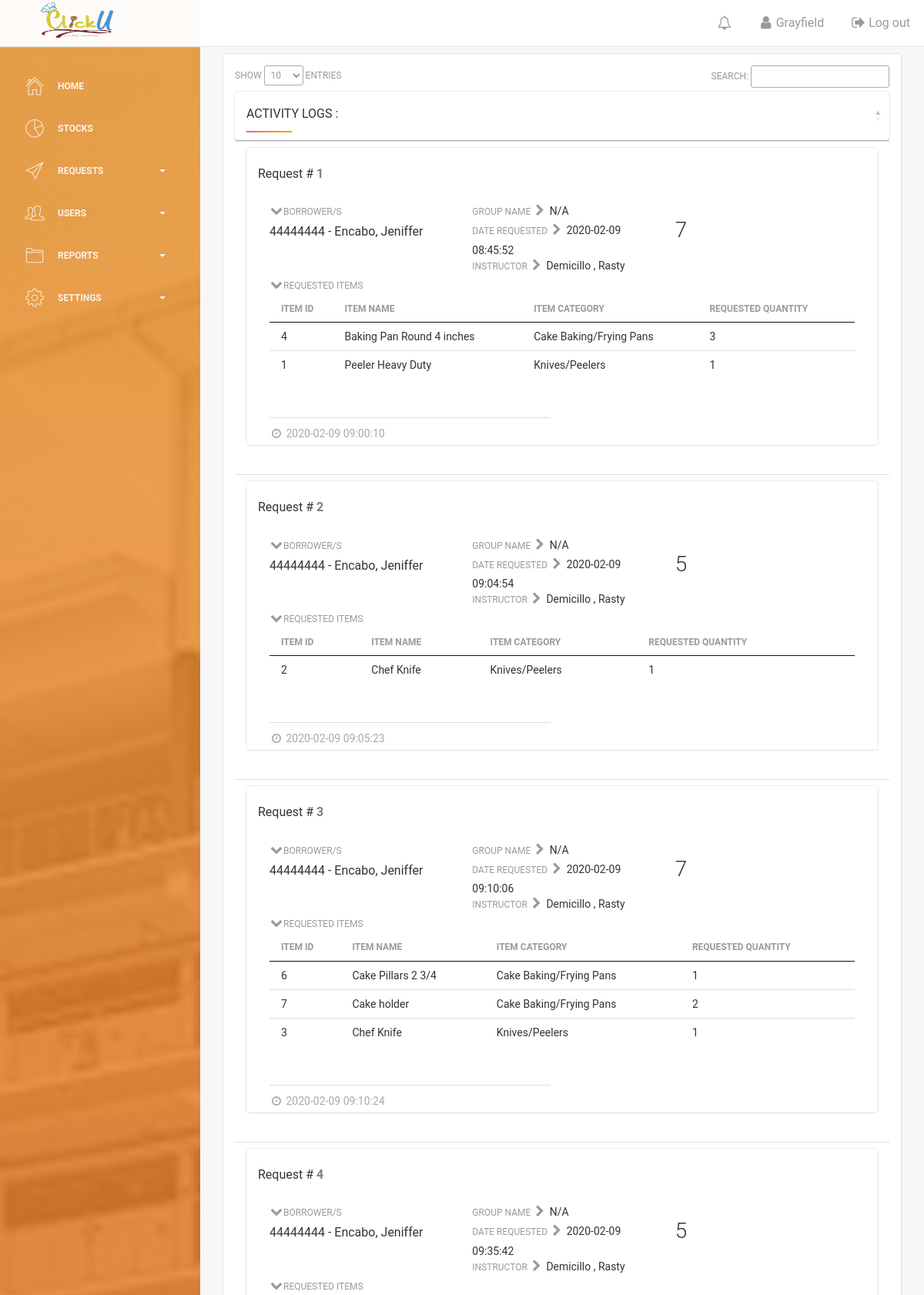
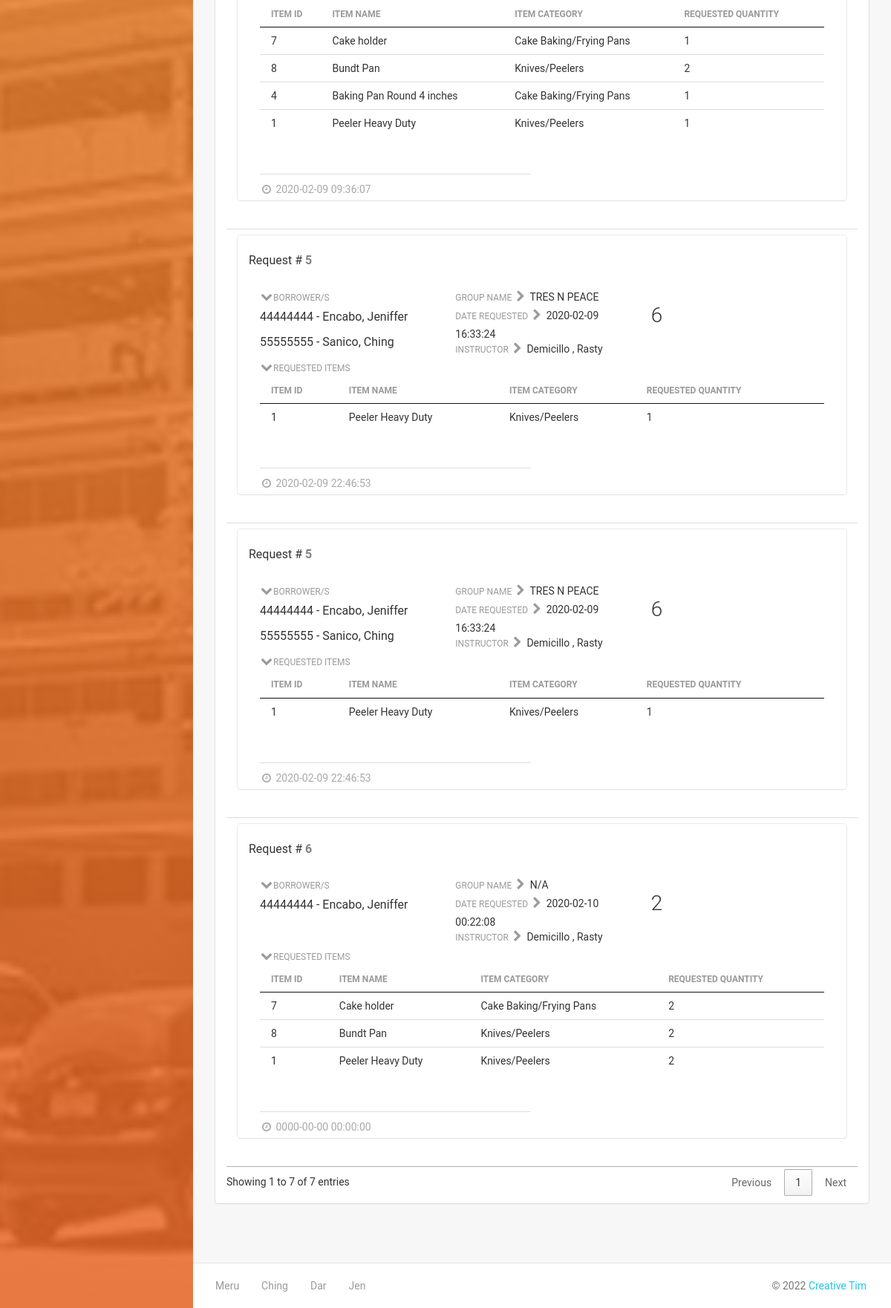
The page /activity_logs.php (signed in) on the database its author committed (2 pictures, top to bottom).
### tables this page shows
CREATE TABLE `borrower_slip` (
  `borrower_slip_id` int(100) NOT NULL,
  `group_id` int(100) NOT NULL,
  `date_performed` date NOT NULL,
  `time_performed` time NOT NULL,
  `date_requested` datetime NOT NULL,
  `date_approved` datetime NOT NULL,
  `date_cancelled` datetime NOT NULL,
  `date_modified` datetime NOT NULL,
  `date_received` datetime NOT NULL,
  `added_by` int(100) NOT NULL,
  `modified_by` int(50) NOT NULL,
  `aprvd_n_rlsd_by` int(50) NOT NULL,
  `received_by` varchar(50) NOT NULL,
  `storage_id` int(50) NOT NULL,
  `status` varchar(50) NOT NULL
);

CREATE TABLE `group_members` (
  `id` int(50) NOT NULL,
  `group_id` int(50) NOT NULL,
  `user_id` int(50) NOT NULL,
  `added_by` int(50) NOT NULL,
  `date_added` datetime NOT NULL
);

CREATE TABLE `users` (
  `user_id` int(100) NOT NULL,
  `school_id` int(50) NOT NULL,
  `fname` varchar(50) NOT NULL,
  `lname` varchar(50) NOT NULL,
  `email` varchar(50) NOT NULL,
  `contact` varchar(50) NOT NULL,
  `dept_id` int(50) DEFAULT NULL,
  `storage_id` int(50) DEFAULT NULL
);

CREATE TABLE `group_table` (
  `group_id` int(100) NOT NULL,
  `group_name` varchar(50) DEFAULT NULL,
  `group_leader_id` int(50) NOT NULL,
  `faculty_id` int(50) NOT NULL
);

CREATE TABLE `borrower_slip_details` (
  `bsd_id` int(100) NOT NULL,
  `borrower_slip_id` int(100) NOT NULL,
  `utensils_id` int(100) NOT NULL,
  `storage_id` int(50) NOT NULL,
  `qty` int(100) NOT NULL,
  `on_use` int(100) NOT NULL,
  `reserved_qty` int(50) NOT NULL,
  `returned` varchar(100) NOT NULL,
  `date_returned` date NOT NULL,
  `remarks` varchar(50) NOT NULL
);

CREATE TABLE `utensils` (
  `utensils_id` int(100) NOT NULL,
  `utensils_name` varchar(50) NOT NULL,
  `original_stock` int(100) NOT NULL,
  `stock_on_hand` int(100) NOT NULL,
  `utensils_cat_id` int(50) NOT NULL,
  `added_by` varchar(50) NOT NULL,
  `date_added` date NOT NULL,
  `updated_by` varchar(50) NOT NULL,
  `date_updated` date NOT NULL,
  `cost` int(100) NOT NULL,
  `umsr` varchar(50) NOT NULL,
  `model` varchar(50) NOT NULL,
  `serial_no` varchar(50) NOT NULL,
  `date_purchased` date NOT NULL,
  `status` int(11) NOT NULL
);

CREATE TABLE `utensils_category` (
  `utensils_cat_id` int(100) NOT NULL,
  `category` varchar(50) NOT NULL
);

### activity_logs.php (the view, shortened to what this page needs)
<?php include('header.php'); ?>
<br><br>
<div class="content">
    <div class="container-fluid">
        <div class="row">
            <div class="col-md-12">
                         <div class="card">
                    <div class="content">
                      <?php
                             $query = "SELECT
                                             a.borrower_slip_id as requestID,a.group_id as grpID,a.date_requested,a.date_approved,
                                             a.date_cancelled,a.date_modified,a.added_by,a.storage_id,a.status,
                                             b.group_id,b.group_name,b.faculty_id,b.group_leader_id,
                                             c.group_id,c.user_id,c.added_by,
                                             d.user_id,d.school_id,d.fname,d.lname,
                                             e.user_id,e.account_type_id
                                             from borrower_slip a
                                             left join group_table b on a.group_id = b.group_id
                                             left join group_members c on b.group_id = c.group_id
                                             left join users d on c.user_id = d.user_id
                                             left join user_settings e on d.user_id = e.user_id
                                             where a.status > 1
                                             order by a.date_modified desc";
                              $result = mysqli_query($dbcon,$query);
                             ?>
                               <table class="table DataTable"id="requestTable">
                                   <thead>
                                     <tr>
                                     <th class="card">
                                        <div class="title ">
                                        <h5 class="info">Activity Logs :</h5>
                                    </tr>
                                   </thead>
                                 <tbody>
                                   <?php
                                    while ($rows = mysqli_fetch_array($result)) {
                                     $check = mysqli_query($dbcon,"SELECT * FROM users where user_id = ".$rows['faculty_id']);
                                     $faculty = mysqli_fetch_array($check);
                                  ?>
                                   <tr>
                                     <td>
                                       <div class="card">
                                         <div class="row">
                                          <div class="col-md-12">
                                             <div class="header">
                                                 <h5 class=" ">Request # <strong style="color:gray;"> <?php echo $rows['requestID']; ?></strong></h5>
                                             </div>
                                             <div class="content">
                                               <div class="col-md-4">
                                              <div class="">
                                                <label for=""><i class="fa fa-chevron-down"></i>Borrower/s</label>
                                                <?php
                                                $grpID = $rows['grpID'];
                                                $borrowers = "SELECT
                                                          a.group_id,a.user_id,
                                                          b.user_id,b.school_id,b.lname,b.fname
                                                          from group_members a
                                                          left join users b on a.user_id = b.user_id
                                                          where a.group_id = $grpID";
                                                 $check = mysqli_query($dbcon,$borrowers);
                                                 while ($borrower = mysqli_fetch_array($check)) { ?>
                                                   <p>
                                                   <?php echo $borrower['school_id']; ?> -
                                                   <?php echo $borrower['lname'];  ?>,
                                                   <?php echo $borrower['fname'];  ?>
                                                   </p>
                                                 <?php } ?>
                                              </div>
                                               </div>
                                               <div class="col-md-4">
                                                   <label for="">Group Name <i class="fa fa-chevron-right"></i></label>
                                                   <span>
                                                   <?php if (!empty($rows['group_name'])){ ?>
                                                     <?php echo $rows['group_name']; ?>
                                                   <?php }else {
                                                     echo "N/A";
                                                   }?>
                                                 </span>
                                                  <br>
                                                 <label for="">Date Requested <i class="fa fa-chevron-right"></i></label>
                                                 <span>
                                                 <?php echo $rows['date_requested']; ?>
                                               </span>
                                               <br>
                                                 <label for="">Instructor <i class="fa fa-chevron-right"></i></label>
                                                 <span>
                                                   <?php if ($rows['account_type_id']=="7") {
                                                     ?>
                                                    <?php echo $faculty['lname']; ?> , <?php echo $faculty['fname']; ?>
                                                     <?php
                                                   }else {
                                                     echo "N/A";
                                                   }
                                                     ?>
                                                 </span>
                                             </div>
                                             <div class="col-md-4">
                                                 <h3><?php echo $rows['status']; ?></h3>
                                             </div>
                                             <br>
                                                       <div class="col-md-12">
                                                         <label for=""><i class="fa fa-chevron-down"></i>Requested Items</label>
                                                         <?php
                                                         $reqID = $rows['requestID'];
                                                             $queryString = "SELECT
                                                               a.bsd_id,a.borrower_slip_id,a.utensils_id,a.qty,a.storage_id,
                                                               b.utensils_id as itemID,b.utensils_name,b.utensils_cat_id,
                                                               c.utensils_cat_id,c.category
                                                               from borrower_slip_details a
                                                               left JOIN utensils b on a.utensils_id = b.utensils_id
                                                               left join utensils_category c on b.utensils_cat_id = c.utensils_cat_id
                                                               where a.borrower_slip_id = $reqID";
                                                               $itemQuery = mysqli_query($dbcon,$queryString);
                                                          ?>
                                                          <table class="table">
                                                            <thead>
                                                              <tr>
                                                                <th>Item ID</th>
                                                                <th>Item Name</th>
                                                                <th>Item Category</th>
                                                                <th>Requested Quantity</th>
                                                              </tr>
                                                            </thead>
                                                            <tbody>
                                                              <?php while ($items = mysqli_fetch_array($itemQuery)) {
                                                                ?>
                                                              <tr>
                                                                <td><?php echo  $items['itemID']?></td>
                                                                <td><?php echo  $items['utensils_name']?></td>
                                                                <td><?php echo  $items['category']?></td>
                                                                <td><?php echo  $items['qty']?></td>
                                                               <?php
                                                            }?>
                                                              </tr>
                                                            </tbody>
                                                          </table>
                                                              </div>
                                                       <div class="col-md-6">
                                                           <div class="content">
                                                       </div>
                                                       <div class="footer">
                                                           <hr>
                                                           <div class="stats">
                                                               <i class="fa fa-clock-o"></i> <span><?php echo $rows['date_modified']; ?></span>
                                                           </div>
                                                       </div>
                                                       </div>
                                                       <?php
                                                   }
                                                       ?>
                                      </div>
                                    </div>
                                    </div>
                                     </div>
                                     </div>
                                   </td>
                                   </tr>
                                 </tbody>
                               </table>
                             </div>
                                </div>
</div>
  </div>
    </div>
        </div>
  <?php include('dataTables2.php') ?>
<?php include('footer.php') ?>

### assets/css/style.css (style rules this page uses)
.title { color: #F16A70; display: inline-block; font-size: 30; text-decoration: none; background-image: linear-gradient(to right, #F16A70, orange); background-position: bottom left; background-repeat: no-repeat; background-size: 50% 2px; transition: background-size .5s ease; }

### rows shown on the page
borrower_slip: borrower_slip_id "5", group.group_name "TRES N PEACE", date_requested "2020-02-09 16:33:24", users.lname "Demicillo", users.fname "Rasty", status "6", date_modified "2020-02-09 22:46:53"
group_members: user.school_id "44444444", user.lname "Encabo", user.fname "Jeniffer"
group_members: user.school_id "55555555", user.lname "Sanico", user.fname "Ching"
borrower_slip_details: utensils.utensils_id "1", utensils.utensils_name "Peeler Heavy Duty", utensils_category.category "Knives/Peelers", qty "1"
borrower_slip: borrower_slip_id "4", shows "N/A", date_requested "2020-02-09 09:35:42", users.lname "Demicillo", users.fname "Rasty", status "5", date_modified "2020-02-09 09:36:07"
group_members: user.school_id "44444444", user.lname "Encabo", user.fname "Jeniffer"
borrower_slip_details: utensils.utensils_id "7", utensils.utensils_name "Cake holder", utensils_category.category "Cake Baking/Frying Pans", qty "1"
borrower_slip_details: utensils.utensils_id "8", utensils.utensils_name "Bundt Pan", utensils_category.category "Knives/Peelers", qty "2"
borrower_slip_details: utensils.utensils_id "4", utensils.utensils_name "Baking Pan Round 4 inches", utensils_category.category "Cake Baking/Frying Pans", qty "1"
borrower_slip_details: utensils.utensils_id "1", utensils.utensils_name "Peeler Heavy Duty", utensils_category.category "Knives/Peelers", qty "1"
borrower_slip: borrower_slip_id "3", shows "N/A", date_requested "2020-02-09 09:10:06", users.lname "Demicillo", users.fname "Rasty", status "7", date_modified "2020-02-09 09:10:24"
group_members: user.school_id "44444444", user.lname "Encabo", user.fname "Jeniffer"
borrower_slip_details: utensils.utensils_id "6", utensils.utensils_name "Cake Pillars 2 3/4", utensils_category.category "Cake Baking/Frying Pans", qty "1"
borrower_slip_details: utensils.utensils_id "7", utensils.utensils_name "Cake holder", utensils_category.category "Cake Baking/Frying Pans", qty "2"
borrower_slip_details: utensils.utensils_id "3", utensils.utensils_name "Chef Knife", utensils_category.category "Knives/Peelers", qty "1"
borrower_slip: borrower_slip_id "2", shows "N/A", date_requested "2020-02-09 09:04:54", users.lname "Demicillo", users.fname "Rasty", status "5", date_modified "2020-02-09 09:05:23"
group_members: user.school_id "44444444", user.lname "Encabo", user.fname "Jeniffer"
borrower_slip_details: utensils.utensils_id "2", utensils.utensils_name "Chef Knife", utensils_category.category "Knives/Peelers", qty "1"
borrower_slip: borrower_slip_id "1", shows "N/A", date_requested "2020-02-09 08:45:52", users.lname "Demicillo", users.fname "Rasty", status "7", date_modified "2020-02-09 09:00:10"
group_members: user.school_id "44444444", user.lname "Encabo", user.fname "Jeniffer"
borrower_slip_details: utensils.utensils_id "4", utensils.utensils_name "Baking Pan Round 4 inches", utensils_category.category "Cake Baking/Frying Pans", qty "3"
borrower_slip_details: utensils.utensils_id "1", utensils.utensils_name "Peeler Heavy Duty", utensils_category.category "Knives/Peelers", qty "1"
borrower_slip: borrower_slip_id "6", shows "N/A", date_requested "2020-02-10 00:22:08", users.lname "Demicillo", users.fname "Rasty", status "2", date_modified "0000-00-00 00:00:00"
group_members: user.school_id "44444444", user.lname "Encabo", user.fname "Jeniffer"
borrower_slip_details: utensils.utensils_id "7", utensils.utensils_name "Cake holder", utensils_category.category "Cake Baking/Frying Pans", qty "2"
borrower_slip_details: utensils.utensils_id "8", utensils.utensils_name "Bundt Pan", utensils_category.category "Knives/Peelers", qty "2"
borrower_slip_details: utensils.utensils_id "1", utensils.utensils_name "Peeler Heavy Duty", utensils_category.category "Knives/Peelers", qty "2"

### other values the page prints
$_SESSION['username'] "Grayfield"
